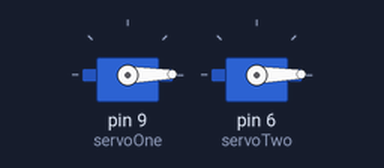
A sketch run on a simulated Arduino Uno, built with avr-gcc and run on an emulated ATmega328P. Parts: 2 × servo.

Above: at 0.55 s.
At 1.0 s:
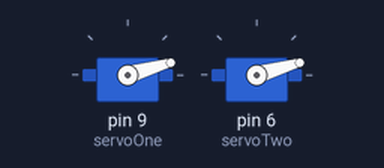
At 1.5 s:
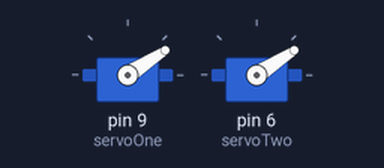
At 2.85 s:
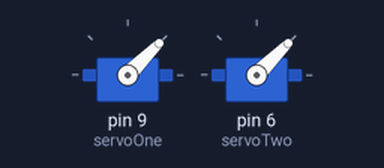
Timing chart, 0 to 8.3 s (numbered marks = the images above):
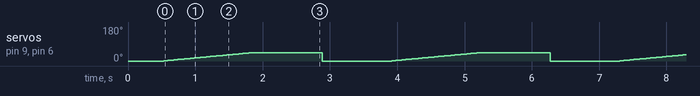

The sketch:

double_digi_serco_control_IMRAF.ino
```cpp
#include <Servo.h>

Servo servoOne;
Servo servoTwo;

void setup() {
  servoOne.attach(9);
  servoTwo.attach(6);

  // Start them at 0
  servoOne.write(0);
  servoTwo.write(0);
  delay(500);
}

void loop() {
  // Move slowly to 45 degrees
  // Increase the delay (30ms) to go even slower
  for (int pos = 0; pos <= 45; pos++) {
    servoOne.write(pos);
    servoTwo.write(pos);
    delay(30); // Larger number = Slower speed
  }

  delay(1000); // Wait at 45 degrees

  // Return to 0 degrees quickly (for comparison)
  servoOne.write(0);
  servoTwo.write(0);

  delay(1000); // Wait before repeating
}
```

Measured:
- by itself, servo on pin 9 (servoOne), servo on pin 6 (servoTwo): ramps from 0° to 45° and jumps back, once every 3.4 s
